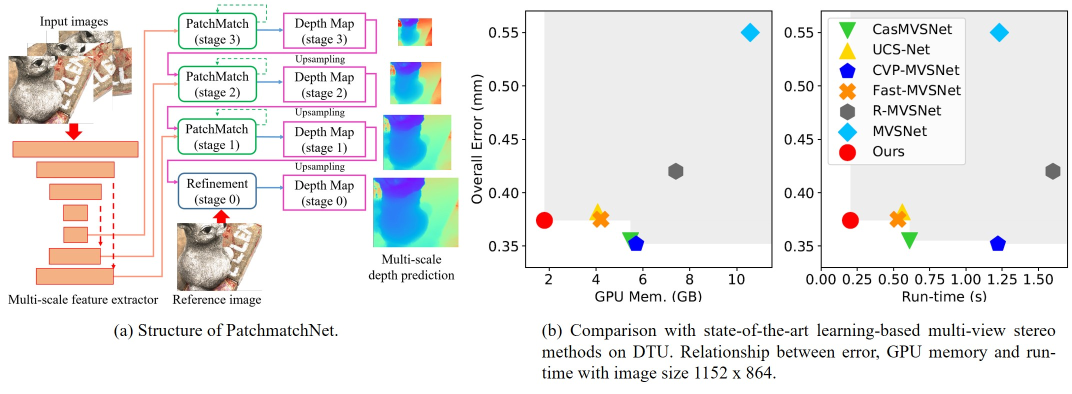
#> input picture gtsfm/densify/mvsnets/source/PatchmatchNet/imgs/structure_teaser.jpg, 2144 x 787 px (shown at 1/2 size)
$ python -i opencvhelper.py   (imports and definitions only)
#> lines starting #> are read from the running program, lines starting #| are printed output that depends on the picture
#!/usr/bin/env python
"""
Copyright 2018, Zixin Luo, HKUST.
OpenCV helper.
"""

from __future__ import print_function

import numpy as np
import cv2


class SiftWrapper(object):
    """"OpenCV SIFT wrapper."""

    def __init__(self, n_feature=0, n_octave_layers=3,
                 peak_thld=0.0067, edge_thld=10, sigma=1.6,
                 n_sample=8192, patch_size=32):
        self.sift = None

        self.n_feature = n_feature
        self.n_octave_layers = n_octave_layers
        self.peak_thld = peak_thld
        self.edge_thld = edge_thld
        self.sigma = sigma
        self.n_sample = n_sample
        self.down_octave = True

        self.init_sigma = 0.5
        self.sift_descr_scl_fctr = 3.
        self.sift_descr_width = 4

        self.first_octave = None
        self.max_octave = None
        self.pyr = None

        self.patch_size = patch_size
        self.output_gird = None

        self.pyr_off = False
        self.ori_off = False
        self.half_sigma = True

    # [34 lines left out: functions create, detect, compute, not called in this run]

    def build_pyramid(self, gray_img):
        """Build pyramid.
        Args:
            gray_img: Input gray-scale image.
        Returns:
            pyr: A list of gaussian blurred images (gaussian scale space).
        """
        if self.pyr_off:
            self.pyr = gray_img
        else:
            sigma = self.sigma
            init_sigma = self.init_sigma
            if self.half_sigma:
                sigma /= 2
                init_sigma /= 2

            gray_img = gray_img.astype(np.float32)
            n_octaves = self.max_octave - self.first_octave + 1
            # create initial image.
            if self.first_octave < 0:
                sig_diff = np.sqrt(np.maximum(
                    np.square(sigma) - np.square(init_sigma) * 4, 0.01))
                base = cv2.resize(gray_img, (gray_img.shape[1] * 2, gray_img.shape[0] * 2),
                                  interpolation=cv2.INTER_LINEAR)
                base = cv2.GaussianBlur(base, None, sig_diff)
            else:
                sig_diff = np.sqrt(np.maximum(np.square(sigma) -
                                              np.square(init_sigma), 0.01))
                base = cv2.GaussianBlur(gray_img, None, sig_diff)
            # compute gaussian kernels.
            sig = np.zeros((self.n_octave_layers + 3,))
            self.pyr = [None] * (n_octaves * (self.n_octave_layers + 3))
            sig[0] = sigma
            k = np.power(2, 1. / self.n_octave_layers)
            for i in range(1, self.n_octave_layers + 3):
                sig_prev = np.power(k, i - 1) * sigma
                sig_total = sig_prev * k
                sig[i] = np.sqrt(sig_total * sig_total - sig_prev * sig_prev)
            # construct gaussian scale space.
            for o in range(0, n_octaves):
                for i in range(0, self.n_octave_layers + 1):
                    if o == 0 and i == 0:
                        dst = base
                    elif i == 0:
                        src = self.pyr[(o - 1) * (self.n_octave_layers + 3) + self.n_octave_layers]
                        dst = cv2.resize(
                            src, (src.shape[1] // 2, src.shape[0] // 2), interpolation=cv2.INTER_NEAREST)
                    else:
                        src = self.pyr[o * (self.n_octave_layers + 3) + i - 1]
                        dst = cv2.GaussianBlur(src, None, sig[i])
                    self.pyr[o * (self.n_octave_layers + 3) + i] = dst

    # [164 lines left out: functions unpack_octave, get_interest_region, get_patches, sample_by_octave, not called in this run]


class MatcherWrapper(object):
    """OpenCV matcher wrapper."""

    def __init__(self):
        self.matcher = cv2.BFMatcher(cv2.NORM_L2)

    # [66 lines left out: functions get_matches, draw_matches, not called in this run]

>>> import cv2
>>> picture = cv2.imread('../densify/mvsnets/source/PatchmatchNet/imgs/structure_teaser.jpg', cv2.IMREAD_GRAYSCALE)
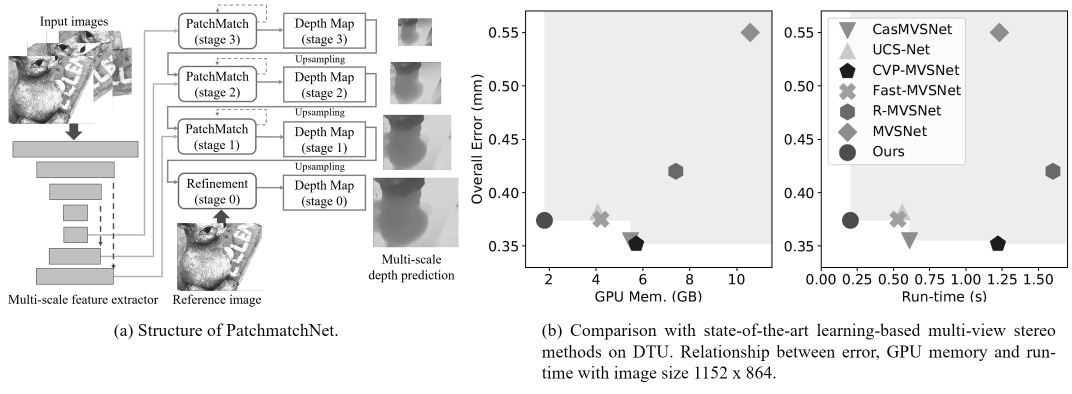
#> picture: shape (787, 2144) (shown at 1/2 size); min 0, max 255, mean 233.3
>>> result = SiftWrapper().build_pyramid(picture)
#> (the run stopped early here; a loop or call above may not have finished)
